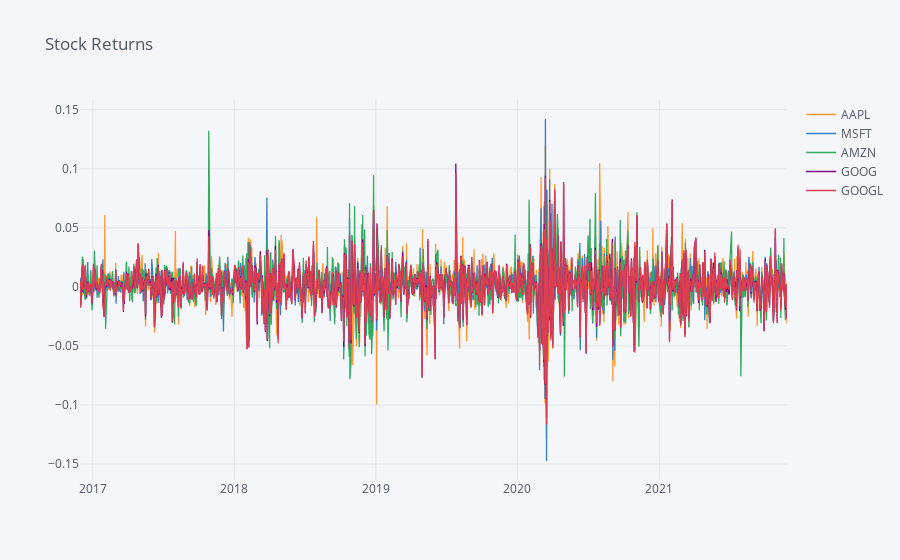

Here is the notebook cell this chart was saved with:
### Code cell
returns_df = create_returns(securities_table,list_of_tickers,"returns")
cf.set_config_file(sharing='public',theme='pearl',offline=False)
cf.go_offline()
returns_df.iplot(filename='Returns of Equities',title='Stock Returns')

### Figure 1 — Plotly figure (JSON) as saved in the notebook; plotly's stock layout.template omitted (floating-point values rounded to 4 significant figures; data arrays with more than 128 entries replaced by an {"elided": "..."} marker saying what was removed)
{"data": [{"line": {"color": "rgba(255, 153, 51, 1.0)", "dash": "solid", "shape": "linear", "width": 1.3}, "mode": "lines", "name": "AAPL", "text": "", "type": "scatter", "x": {"elided": "1258 str values"}, "y": {"elided": "1258 float values"}}, {"line": {"color": "rgba(55, 128, 191, 1.0)", "dash": "solid", "shape": "linear", "width": 1.3}, "mode": "lines", "name": "MSFT", "text": "", "type": "scatter", "x": {"elided": "1258 str values"}, "y": {"elided": "1258 float values"}}, {"line": {"color": "rgba(50, 171, 96, 1.0)", "dash": "solid", "shape": "linear", "width": 1.3}, "mode": "lines", "name": "AMZN", "text": "", "type": "scatter", "x": {"elided": "1258 str values"}, "y": {"elided": "1258 float values"}}, {"line": {"color": "rgba(128, 0, 128, 1.0)", "dash": "solid", "shape": "linear", "width": 1.3}, "mode": "lines", "name": "GOOG", "text": "", "type": "scatter", "x": {"elided": "1258 str values"}, "y": {"elided": "1258 float values"}}, {"line": {"color": "rgba(219, 64, 82, 1.0)", "dash": "solid", "shape": "linear", "width": 1.3}, "mode": "lines", "name": "GOOGL", "text": "", "type": "scatter", "x": {"elided": "1258 str values"}, "y": {"elided": "1258 float values"}}], "layout": {"legend": {"bgcolor": "#F5F6F9", "font": {"color": "#4D5663"}}, "paper_bgcolor": "#F5F6F9", "plot_bgcolor": "#F5F6F9", "title": {"font": {"color": "#4D5663"}, "text": "Stock Returns"}, "xaxis": {"gridcolor": "#E1E5ED", "showgrid": true, "tickfont": {"color": "#4D5663"}, "title": {"font": {"color": "#4D5663"}, "text": ""}, "zerolinecolor": "#E1E5ED"}, "yaxis": {"gridcolor": "#E1E5ED", "showgrid": true, "tickfont": {"color": "#4D5663"}, "title": {"font": {"color": "#4D5663"}, "text": ""}, "zerolinecolor": "#E1E5ED"}}}
